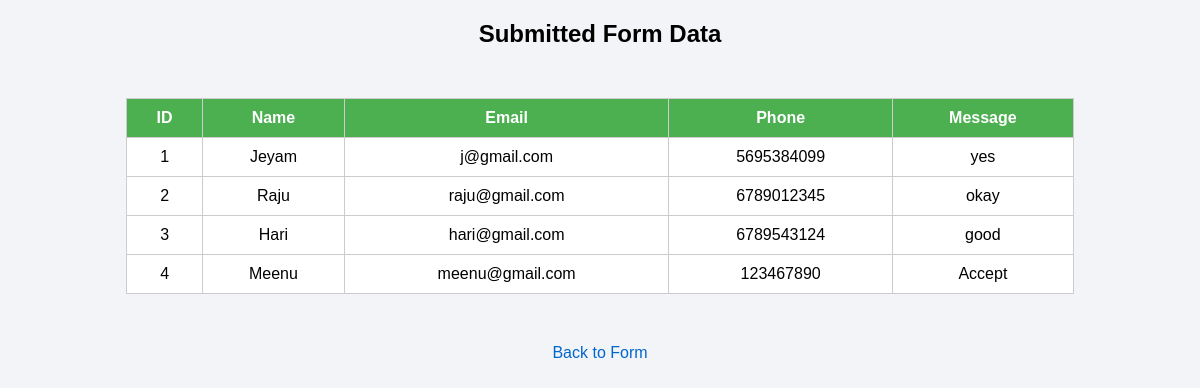
Page /list.php on the committed database.
### tables this page shows
CREATE TABLE `form_data` (
  `id` int NOT NULL,
  `name` varchar(100) DEFAULT NULL,
  `email` varchar(100) DEFAULT NULL,
  `phone` varchar(20) DEFAULT NULL,
  `message` text,
  `created_at` timestamp NULL DEFAULT CURRENT_TIMESTAMP
);

### list.php (the view, shortened to what this page needs)
<?php
include "db.php";
$result = mysqli_query($conn, "SELECT * FROM form_data");
?>
<!DOCTYPE html>
<html>
<head>
</head>
<body>
<h2 style="text-align:center;">Submitted Form Data</h2>
<table>
    <tr>
        <th>ID</th>
        <th>Name</th>
        <th>Email</th>
        <th>Phone</th>
        <th>Message</th>
    </tr>
    <?php while ($row = mysqli_fetch_assoc($result)) { ?>
    <tr>
        <td><?php echo $row['id']; ?></td>
        <td><?php echo $row['name']; ?></td>
        <td><?php echo $row['email']; ?></td>
        <td><?php echo $row['phone']; ?></td>
        <td><?php echo $row['message']; ?></td>
    </tr>
    <?php } ?>
</table>
<a href="index.php">Back to Form</a>
</body>
</html>

### list.php (style rules this page uses)
body { font-family: Arial, sans-serif; background: #f2f4f8; }
table { width: 80%; margin: 50px auto; border-collapse: collapse; background: white; }
th, td { padding: 10px; border: 1px solid #ccc; text-align: center; }
th { background: #4CAF50; color: white; }
a { display: block; text-align: center; margin-top: 20px; text-decoration: none; color: #0066cc; }

### rows in the picture
form_data: id "1", name "Jeyam", email "j@gmail.com", phone "5695384099", message "yes"
form_data: id "2", name "Raju", email "raju@gmail.com", phone "6789012345", message "okay"
form_data: id "3", name "Hari", email "hari@gmail.com", phone "6789543124", message "good"
form_data: id "4", name "Meenu", email "meenu@gmail.com", phone "123467890", message "Accept"
